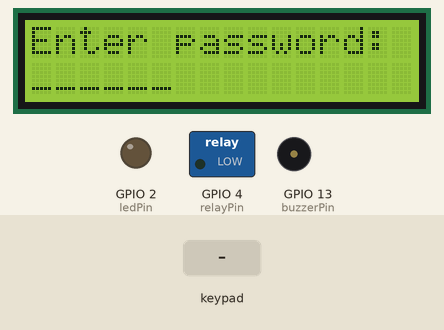
Recording of a sketch running on a simulated ESP32. On the bench: 16×2 character LCD, switched loads named in the sketch (green lamp = pin HIGH), output pins drawn as LEDs (lit = HIGH), buzzer (waves = sounding, pin HIGH). Inputs (shaded band) come from the test bench. What the sketch prints to the serial monitor is not drawn.

Above: at 1.2 s.
1.3 s: keypad keys A B 1 2 3 4 D pressed 0.4 s apart
At 5.1 s:
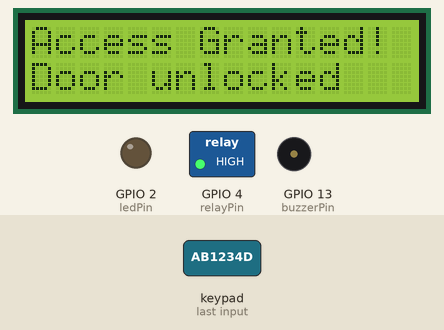
5.6 s: key 'D' pressed
8.6 s: keypad keys 2 5 3 3 3 2 1 5 pressed 0.4 s apart
At 13.15 s:
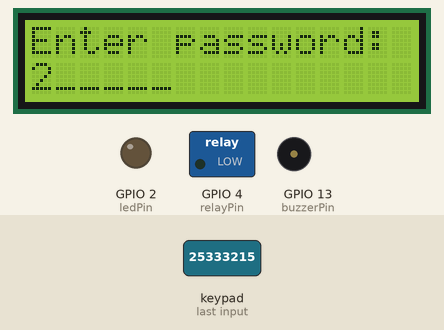
13.3 s: key '*' pressed
At 15.1 s:
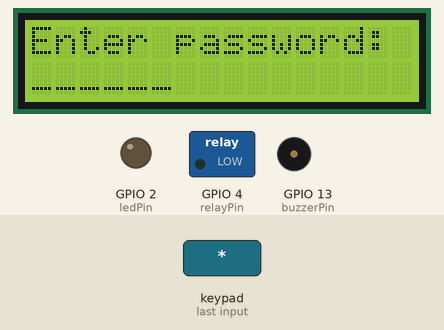
16.0 s: key 'B' pressed
At 17.1 s:
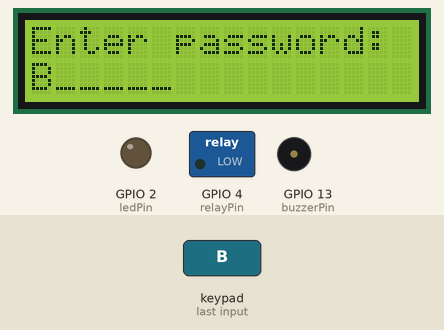
17.5 s: keypad keys A B 1 2 3 4 pressed 0.4 s apart
At 20.4 s:
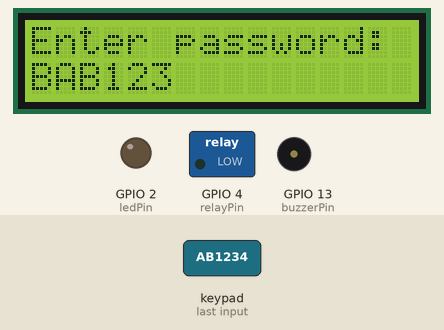
Timing chart, 0 to 21.9 s (numbered marks = the images above; inputs shaded):
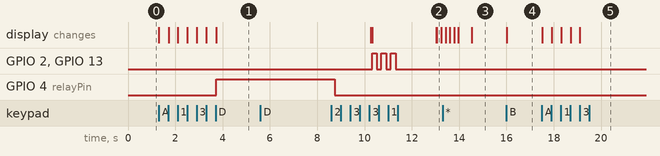

Measured:
- after the input at 1.3 s, GPIO 4 (relayPin): LOW → HIGH after 2.4 s; the display: first changes at once (image 1 shows a later state)
- after the input at 5.6 s, every drawn part: stays the same
- after the input at 8.6 s, the display: first differs from a run without the input after 4.5 s (image 2)
- after the input at 13.3 s, the display: first differs from a run without the input after 1.2 s (image 3)
- after the input at 16.0 s, the display: changes at once (image 4)
- after the input at 17.5 s, the display: first changes at once (image 5 shows a later state)
- by itself, GPIO 2 (ledPin), GPIO 13 (buzzerPin): alternates HIGH for 0.20 s and LOW for 0.20 s, 6 changes in all, then stays LOW

The sketch:

ESP32_4x4Keypad_Doorlock.ino
```cpp
#include <Keypad.h>
#include <Wire.h>
#include <LiquidCrystal_I2C.h>

const byte ROWS = 4;
const byte COLS = 4;

char keys[ROWS][COLS] = {
  { '1', '2', '3', 'A' },
  { '4', '5', '6', 'B' },
  { '7', '8', '9', 'C' },
  { '*', '0', '#', 'D' }
};

byte rowPins[ROWS] = { 25, 33, 32, 15 };
byte colPins[COLS] = { 12, 14, 27, 26 };

Keypad keypad = Keypad(makeKeymap(keys), rowPins, colPins, ROWS, COLS);
LiquidCrystal_I2C lcd(0x27, 16, 2);

const int relayPin = 4;
const int buzzerPin = 13;
const int ledPin = 2;

const String password = "AB1234";
String input = "";

void setup() {
  Serial.begin(115200);

  pinMode(relayPin, OUTPUT);
  digitalWrite(relayPin, LOW);

  pinMode(buzzerPin, OUTPUT);
  digitalWrite(buzzerPin, LOW);

  pinMode(ledPin, OUTPUT);
  digitalWrite(ledPin, LOW);

  lcd.init();
  lcd.backlight();

  lcd.setCursor(0, 0);
  lcd.print("Enter password:");
  lcd.setCursor(0, 1);
  lcd.print("______");  // 6 chars
}

void loop() {
  char key = keypad.getKey();
  if (key) {
    if (key == '*') {
      input = "";
      lcd.setCursor(0, 1);
      lcd.print("                ");
      lcd.setCursor(0, 1);
      lcd.print("______");
      Serial.println("Cleared input");
    } else if (key == 'D') {
      if (input == password) {
        lcd.setCursor(0, 0);
        lcd.print("Access Granted! ");
        lcd.setCursor(0, 1);
        lcd.print("Door unlocked   ");
        Serial.println("Access Granted");
        unlockDoor();
      } else {
        lcd.setCursor(0, 0);
        lcd.print("Access Denied!  ");
        lcd.setCursor(0, 1);
        lcd.print("Try again       ");
        Serial.println("Access Denied");
        alertWrongPassword();
      }
      input = "";
      delay(1500);
      lcd.clear();
      lcd.setCursor(0, 0);
      lcd.print("Enter password:");
      lcd.setCursor(0, 1);
      lcd.print("______");
    } else {
      if (input.length() < 6 && key != '#') {
        input += key;
        lcd.setCursor(0, 1);
        lcd.print(input);
        for (int i = input.length(); i < 6; i++) {
          lcd.print("_");
        }
        Serial.print('*');
      }
    }
  }
}

void unlockDoor() {
  digitalWrite(relayPin, HIGH);
  delay(5000);
  digitalWrite(relayPin, LOW);
}

void alertWrongPassword() {
  for (int i = 0; i < 3; i++) {
    digitalWrite(buzzerPin, HIGH);
    digitalWrite(ledPin, HIGH);
    delay(200);
    digitalWrite(buzzerPin, LOW);
    digitalWrite(ledPin, LOW);
    delay(200);
  }
}
```
